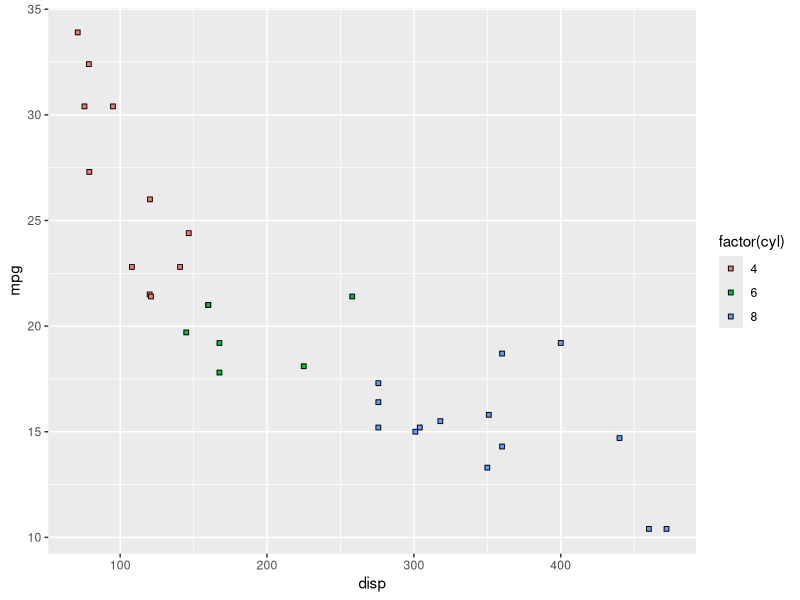
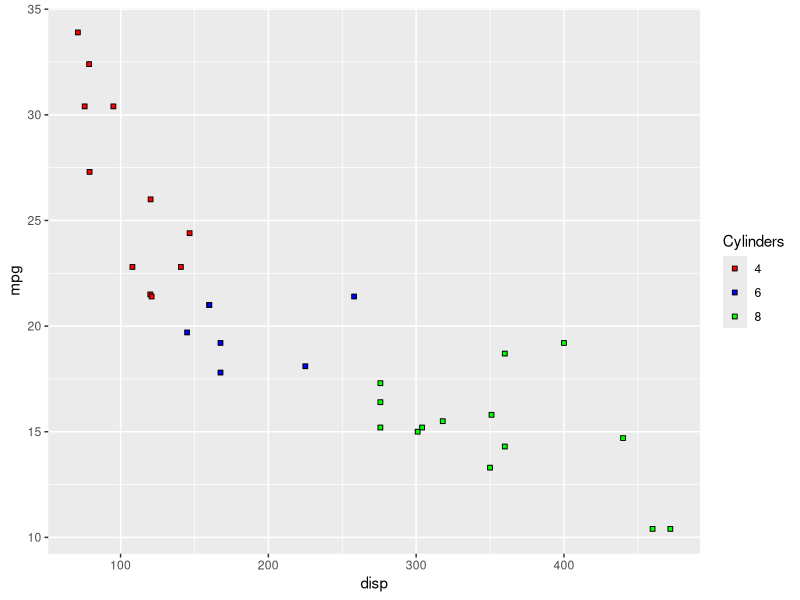
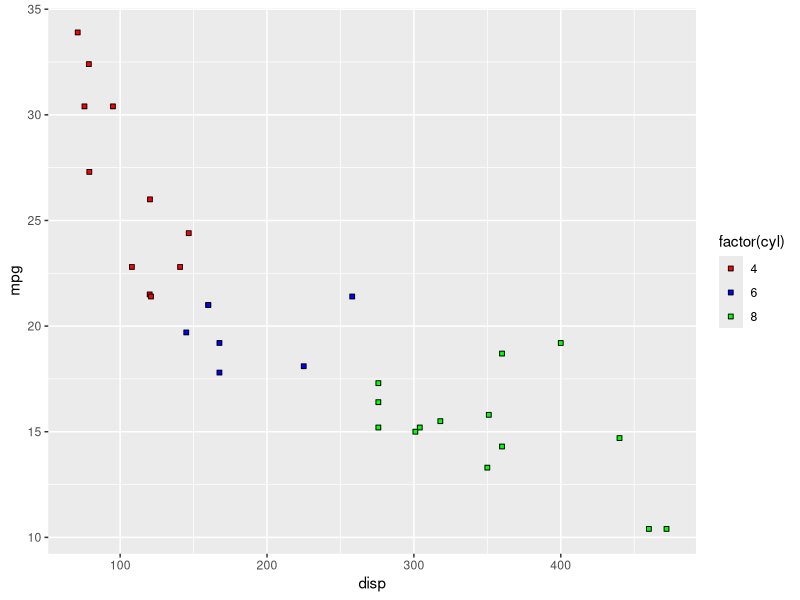
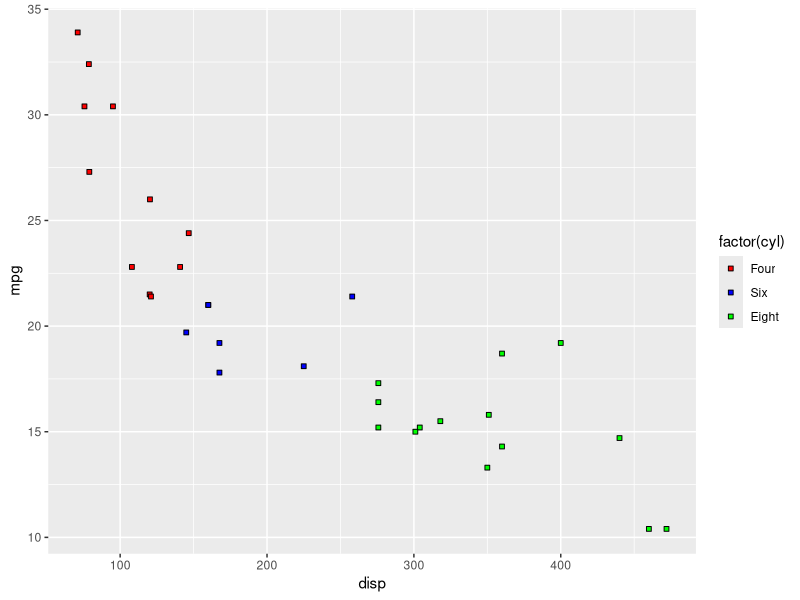
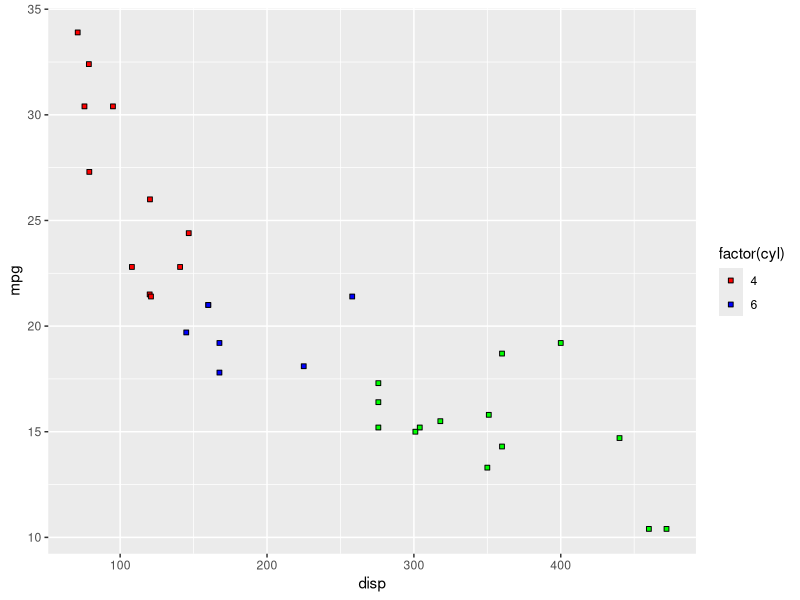
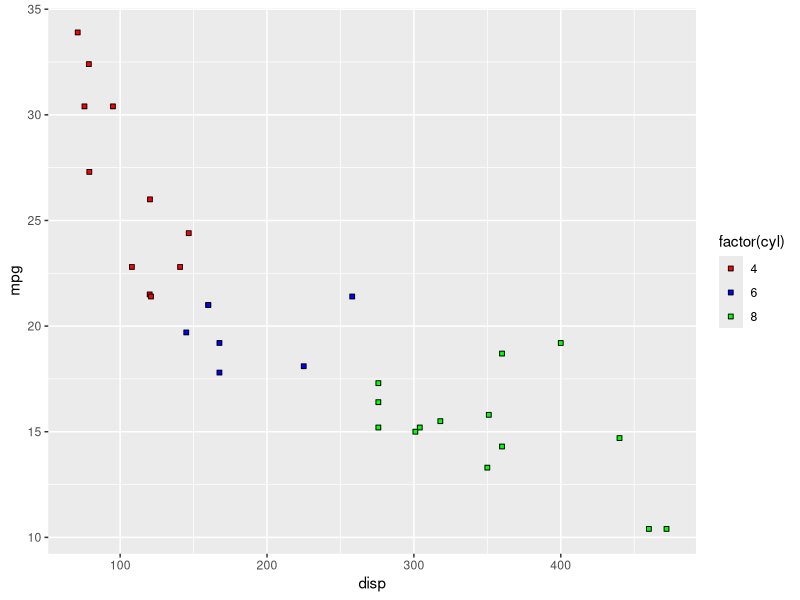
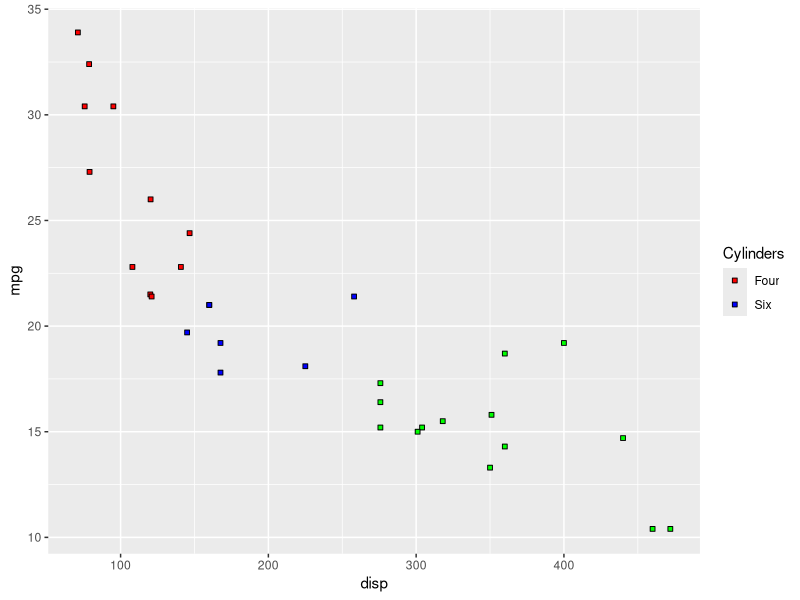

R code for these plots, in order:
## ---- chunk 1
library(ggplot2)
library(dplyr)
library(tidyr)
## ---- chunk 2
ggplot(mtcars) +
  geom_point(aes(disp, mpg, fill = factor(cyl)), shape = 22)
## ---- chunk 3
ggplot(mtcars) +
  geom_point(aes(disp, mpg, fill = factor(cyl)), shape = 22) +
  scale_fill_manual(name = "Cylinders", 
    values = c("red", "blue", "green"))
## ---- chunk 4
ggplot(mtcars) +
  geom_point(aes(disp, mpg, fill = factor(cyl)), shape = 22) +
  scale_fill_manual(values = c("red", "blue", "green"))
## ---- chunk 5
ggplot(mtcars) +
  geom_point(aes(disp, mpg, fill = factor(cyl)), shape = 22) +
  scale_fill_manual(values = c("red", "blue", "green"),
    labels = c('Four', 'Six', 'Eight'))
## ---- chunk 6
ggplot(mtcars) +
  geom_point(aes(disp, mpg, fill = factor(cyl)), shape = 22) +
  scale_fill_manual(values = c("red", "blue", "green"),
    limits = c(4, 6, 8))
## ---- chunk 7
ggplot(mtcars) +
  geom_point(aes(disp, mpg, fill = factor(cyl)), shape = 22) +
  scale_fill_manual(values = c("red", "blue", "green"),
    breaks = c(4, 6, 8))
## ---- chunk 8
ggplot(mtcars) +
  geom_point(aes(disp, mpg, fill = factor(cyl)), shape = 22) +
  scale_fill_manual(name = "Cylinders", values = c("red", "blue", "green"),
    labels = c('Four', 'Six', 'Eight'), limits = c(4, 6, 8), breaks = c(4, 6, 8))
